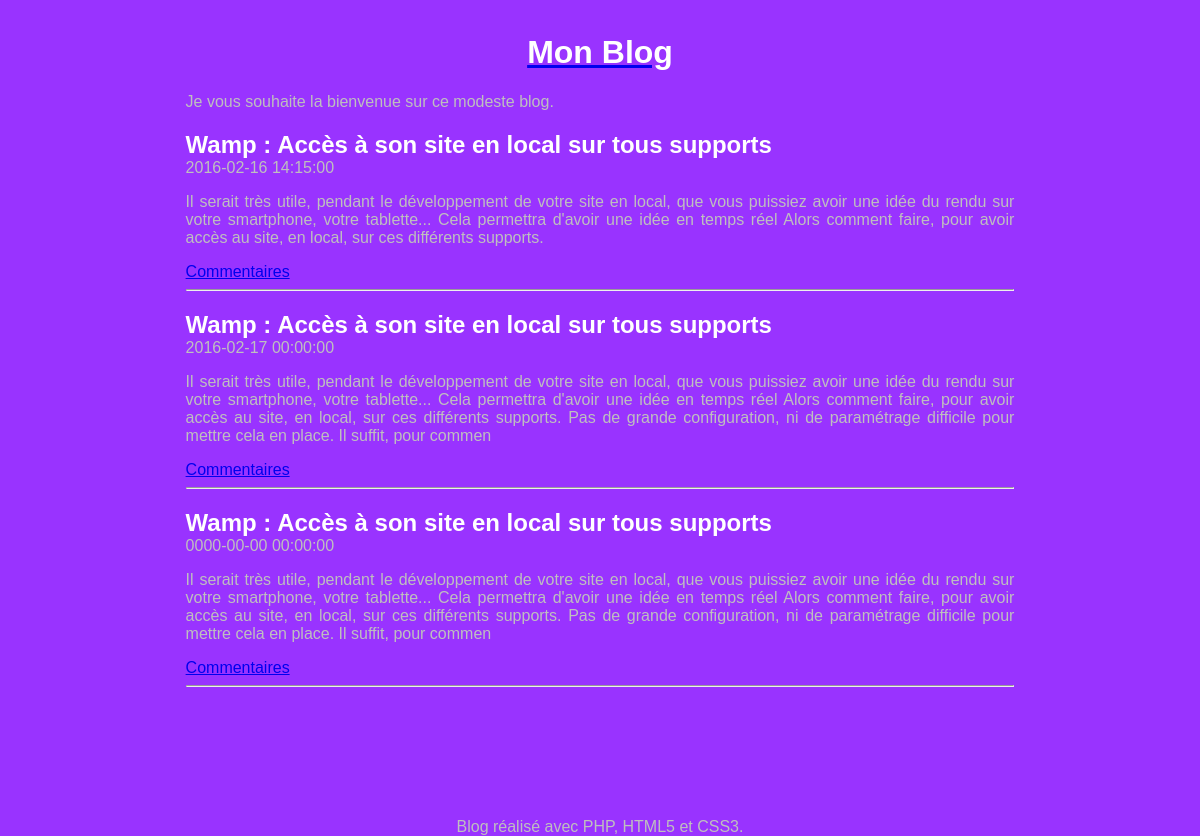
/leblogduProf/billets.php, run on the app's committed database.
### tables this page shows
CREATE TABLE IF NOT EXISTS `t_billet` (
  `BIL_ID` int(11) NOT NULL AUTO_INCREMENT,
  `BIL_DATE` datetime NOT NULL,
  `BIL_TITRE` varchar(100) NOT NULL,
  `BIL_CONTENU` varchar(400) NOT NULL,
  PRIMARY KEY (`BIL_ID`)
);

### leblogduProf/billets.php (the view, shortened to what this page needs)
<!DOCTYPE HTML>
<html>
<head>
<link rel="stylesheet" href="style.css">
</head>
<body>
<div id="global">
<header>
                <a href="index.php"><h1 id="titreBlog">Mon Blog</h1></a>
                <p>Je vous souhaite la bienvenue sur ce modeste blog.</p>
</header>
<?php
try
{
$bdd = new PDO('mysql:host=localhost;dbname=blog;charset=utf8', 'root', '');
}
catch (Exception $e)
{
        die('Erreur : ' . $e->getMessage());
}
                $billets = $bdd->query('select BIL_ID as id, BIL_DATE as date,'
                        . ' BIL_TITRE as titre, BIL_CONTENU as contenu from T_BILLET'
                        . ' order by BIL_ID desc limit 0,3');
                while  ($billet = $billets->fetch())
				    {
                    ?>
                    <article>
                        <header>
                            <h1 class="titreBillet"><?php echo $billet['titre'] ?></h1>
                            <time><?php  echo $billet['date'] ?></time>
                        </header>
                        <p><?= $billet['contenu'] ?></p>
  					<a href="commentaires.php?billet=<?php echo $billet['id']; ?>">Commentaires</a>
                    </article>
                    <hr />
                   <?php
					}
                  ?>
            </div>
            <footer id="piedBlog">
                Blog réalisé avec PHP, HTML5 et CSS3.
            </footer>
</body>
</html>

### leblogduProf/style.css (style rules this page uses)
html, body { height: 100%; }
body { color: #bfbfbf; background: #93F; font-family: 'Futura-Medium', 'Futura', 'Trebuchet MS', sans-serif; }
h1 { color: white; }
.titreBillet { margin-bottom : 0px; }
#global { min-height: 100%; background: #93F; width: 70%; margin: auto; text-align: justify; padding: 5px 20px; }
#titreBlog, #piedBlog { text-align: center; }

### data on the page
t_billet: BIL_TITRE "Wamp : Accès à son site en local sur tous supports", BIL_DATE "2016-02-16 14:15:00", BIL_CONTENU "Il serait très utile, pendant le développement de votre site en local, que vous puissiez avoir une idée du rendu sur votre smartphone, votre tablette... Cela permettra d'avoir une idée en temps réel Alors comment faire, pour avoir accès au site, en local, sur ces différents supports."
t_billet: BIL_TITRE "Wamp : Accès à son site en local sur tous supports", BIL_DATE "2016-02-17 00:00:00", BIL_CONTENU "Il serait très utile, pendant le développement de votre site en local, que vous puissiez avoir une idée du rendu sur votre smartphone, votre tablette... Cela permettra d'avoir une idée en temps réel Alors comment faire, pour avoir accès au site, en local, sur ces différents supports. Pas de grande configuration, ni de paramétrage difficile pour mettre cela en place. Il suffit, pour commen"
t_billet: BIL_TITRE "Wamp : Accès à son site en local sur tous supports", BIL_DATE "0000-00-00 00:00:00", BIL_CONTENU "Il serait très utile, pendant le développement de votre site en local, que vous puissiez avoir une idée du rendu sur votre smartphone, votre tablette... Cela permettra d'avoir une idée en temps réel Alors comment faire, pour avoir accès au site, en local, sur ces différents supports. Pas de grande configuration, ni de paramétrage difficile pour mettre cela en place. Il suffit, pour commen"
